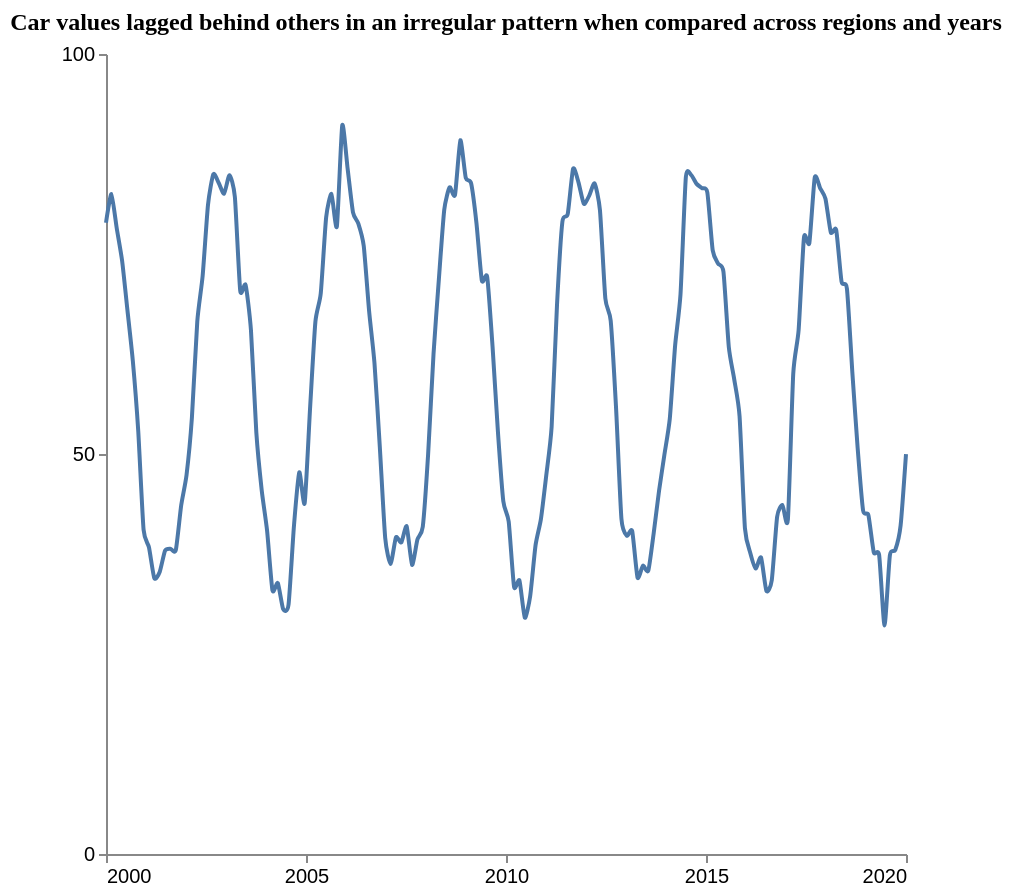

Source (Vega-Lite JSON):
### Vega-Lite specification from a JSON file in a GitHub repository (floating-point values rounded to 4 significant figures; data arrays with more than 128 entries replaced by an {"elided": "..."} marker saying what was removed)
{"$schema": "https://vega.github.io/schema/vega-lite/v5.json", "description": "Pattern: Periodic", "data": {"values": {"elided": "150 records"}}, "mark": {"type": "line", "interpolate": "cardinal", "tension": 0.4}, "encoding": {"x": {"field": "X", "type": "quantitative", "title": "", "axis": {"grid": false, "format": "d", "values": [2000, 2005, 2010, 2015, 2020], "tickSize": 4}, "scale": {"domain": [2000, 2020]}}, "y": {"field": "Y", "type": "quantitative", "title": "", "axis": {"grid": false, "format": "d", "values": [0, 50, 100], "tickSize": 4, "tickOpacity": 1}, "scale": {"domain": [0, 100]}}}, "title": {"text": "Car values lagged behind others in an irregular pattern when compared across regions and years", "anchor": "middle", "font": "Tahoma", "fontSize": 12}, "config": {"lineBreak": "^", "view": {"stroke": null}}, "height": 400, "width": 400, "autosize": "pad"}
